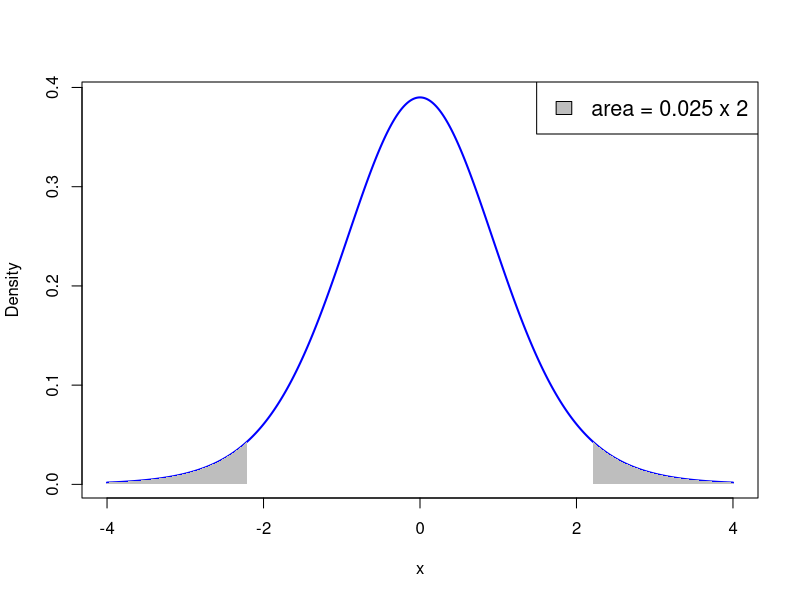
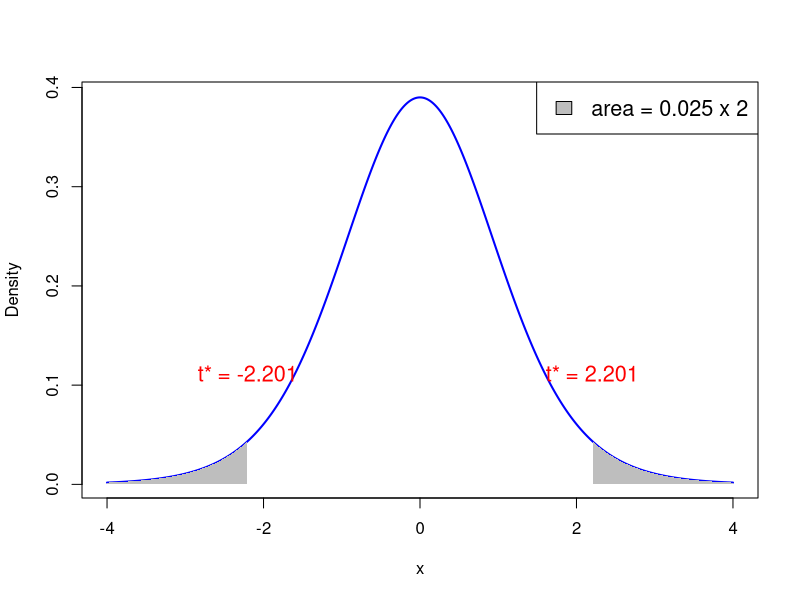
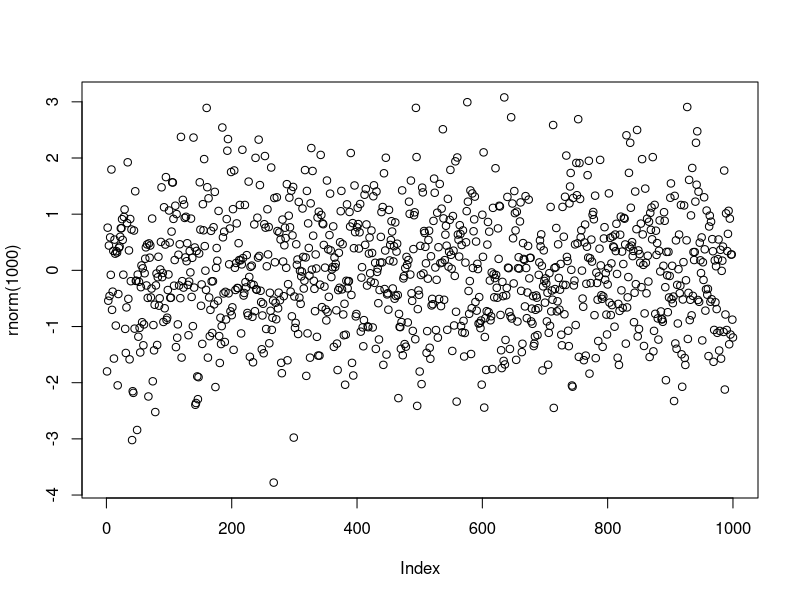
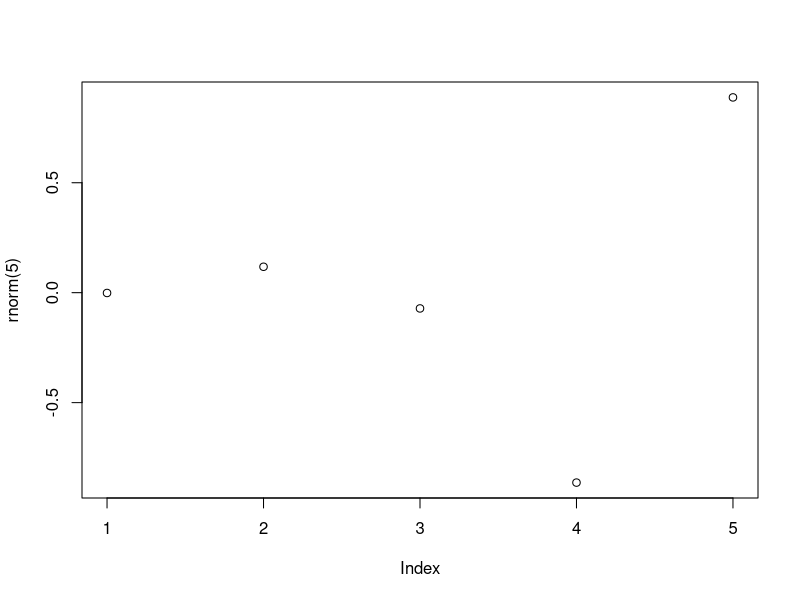
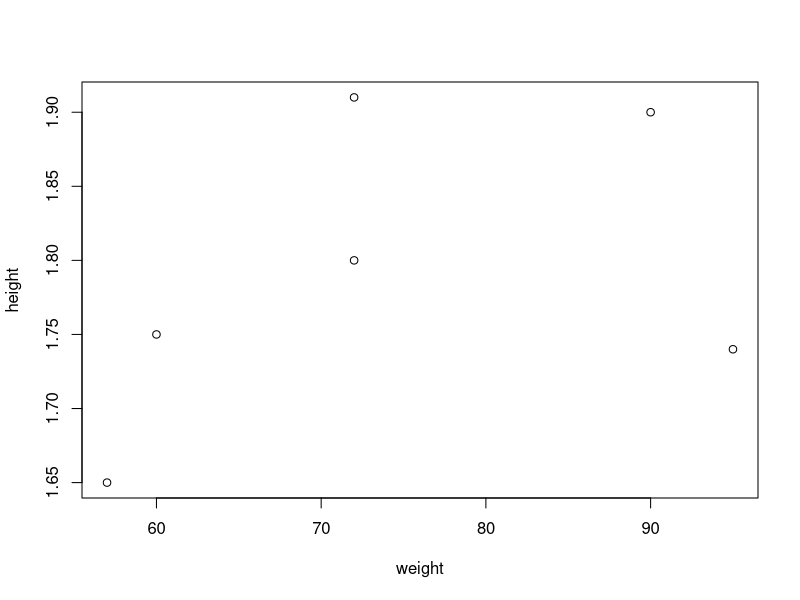
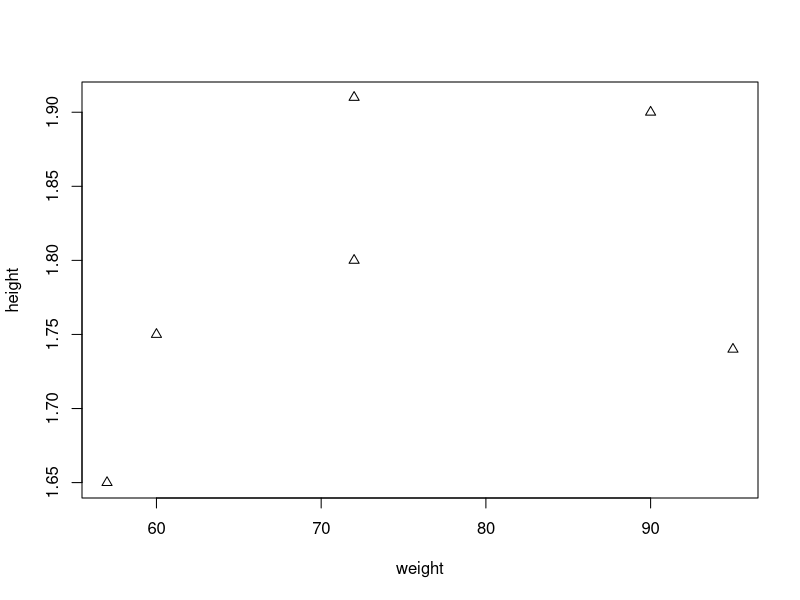
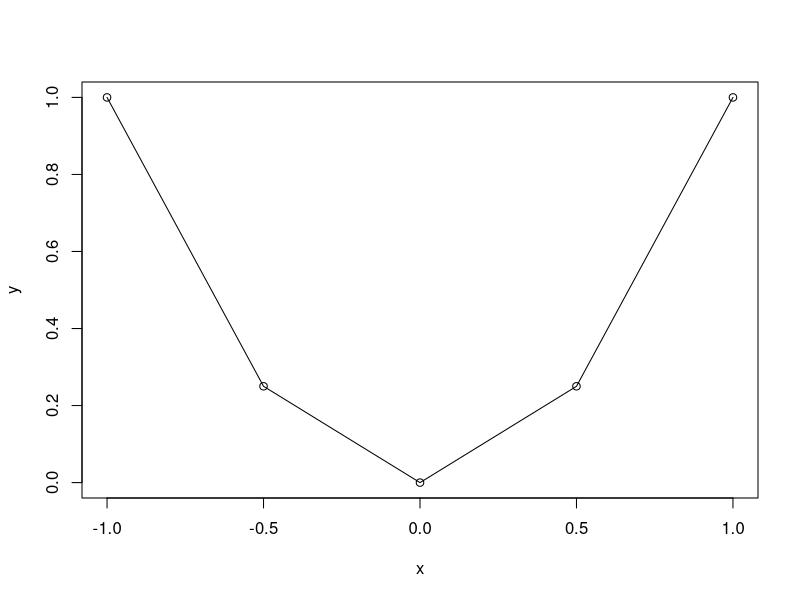
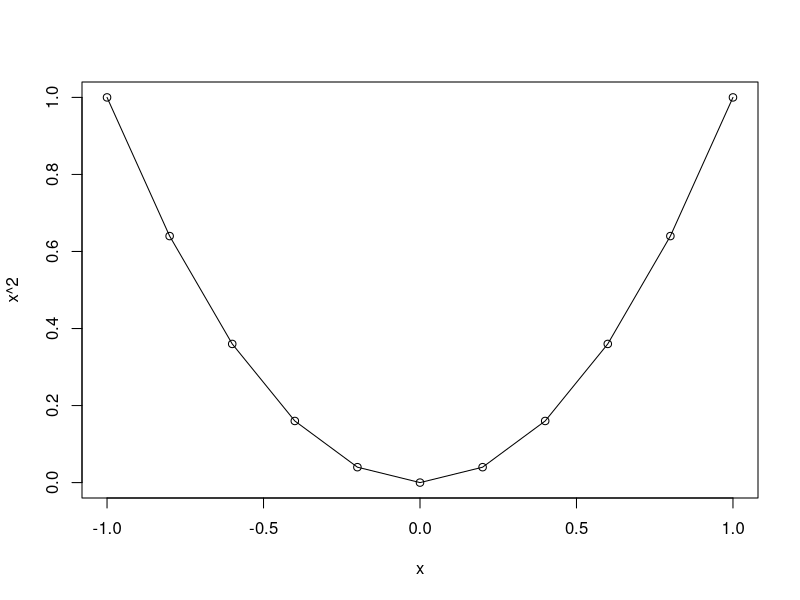

The R source for these figures, in order:
## ---- chunk 1
# Degrees of freedom
df <- 11

# Values for x-axis
x <- seq(-4, 4, length.out = 1000)

# Calculate PDF of t-distribution
pdf <- dt(x, df)

# Plot PDF
plot(x, pdf, type = "l", col = "blue", lwd = 2, xlab = "x", ylab = "Density")

# Shade area where p-value < 0.025
x_fill_left <- x[x <= qt(0.025, df)]
y_fill_left <- pdf[x <= qt(0.025, df)]
polygon(c(x_fill_left, rev(x_fill_left)), c(y_fill_left, rep(0, length(y_fill_left))), col = "gray", border = NA)

# Shade area where p-value > 0.975
x_fill_right <- x[x >= qt(0.975, df)]
y_fill_right <- pdf[x >= qt(0.975, df)]
polygon(c(x_fill_right, rev(x_fill_right)), c(y_fill_right, rep(0, length(y_fill_right))), col = "gray", border = NA)

# Add legend
legend("topright", legend = c("area = 0.025 x 2"), fill = "gray", cex = 1.3)


## ---- chunk 2
# Degrees of freedom
df <- 11

# Values for x-axis
x <- seq(-4, 4, length.out = 1000)

# Calculate PDF of t-distribution
pdf <- dt(x, df)

# Plot PDF
plot(x, pdf, type = "l", col = "blue", lwd = 2, xlab = "x", ylab = "Density")

# Shade area where p-value < 0.025
x_fill_left <- x[x <= qt(0.025, df)]
y_fill_left <- pdf[x <= qt(0.025, df)]
polygon(c(x_fill_left, rev(x_fill_left)), c(y_fill_left, rep(0, length(y_fill_left))), col = "gray", border = NA)

# Shade area where p-value > 0.975
x_fill_right <- x[x >= qt(0.975, df)]
y_fill_right <- pdf[x >= qt(0.975, df)]
polygon(c(x_fill_right, rev(x_fill_right)), c(y_fill_right, rep(0, length(y_fill_right))), col = "gray", border = NA)

# Add annotations for p value = 0.025 on both sides
text(qt(0.025, df), dt(qt(0.025, df), df) + 0.05, paste("t* =", round(qt(0.025, df), 4)), pos = 3, col = "red", cex = 1.3, adj = c(8.5, 4.5))
text(qt(0.975, df), dt(qt(0.975, df), df) + 0.05, paste("t* =", round(qt(0.975, df), 4)), pos = 3, col = "red", cex = 1.3, adj = c(5.5, 4.5))

# Add legend
legend("topright", legend = c("area = 0.025 x 2"), fill = "gray", cex = 1.3)


## ---- chunk 3
#| echo: true
plot(rnorm(1000))
## ---- chunk 4
#| echo: true

2 + 2
2 * 3 - 1 + 2 ^ 7
exp(-10)
log(2)
pi
sin(pi/2)

## ---- chunk 5
#| echo: true

# This is a comment in R
# Comments are ignored by R

1 + 1   # This works out the result of one plus one!
## ---- chunk 6
#| echo: true
rnorm(5)
## ---- chunk 7
#| echo: true
#| output-location: slide
plot(rnorm(5))
## ---- chunk 8
#| echo: true
# Store 2 in the variable x
x <- 2

# Print x to screen
x
## ---- chunk 9
#| echo: true
# Assign 2 to x
x <- 2

# Compute x + x and print to screen
x + x

# x still contains 2
x
## ---- chunk 10
x <- 2
print(x)
## ---- chunk 11
#| echo: true
sentence <- "Stats is great!"
print(sentence)
## ---- chunk 12
#| echo: true
sentence <- "Stats is great!"
cat(sentence)
## ---- chunk 13
#| echo: true

# Store the result of 2 + 2 in variable two.plus.two

two.plus.two <- 2 + 2

# We want to print to screen the following message:
# "The result of 2 + 2 is two.plus.two"

cat("The result of 2 + 2 is", two.plus.two)
## ---- chunk 14
# This codes sums two numbers and prints result on screen
x <- 1
y <- 2

result <- x + y

# Print the result on screen
cat("Code run successfully!")
cat("The sum of", x , "and", y, "is", result)
## ---- chunk 15
rm(list = ls())
## ---- chunk 16
#| echo: true

# Create 3 variables x, y, z
x <- 2
y <- "Dog"
z <- pi

# Workspace contains variables x, y, z
# This can be displayed by using ls()
ls()
## ---- chunk 17
#| echo: true

# Create 3 variables x, y, z
x <- 2
y <- "Dog"
z <- pi

# Remove x from workspace
rm(x)

# Now the workspace contains only y and z
ls( )
## ---- chunk 18
#| echo: true

# Create 3 variables x, y, z
x <- 2
y <- "Dog"
z <- pi

# Remove all variables from workspace
rm(list = ls())

# Let us check that the workspace is empty
ls( )
## ---- chunk 19
#| echo: true

# Constuct a vector and store it in variable "vector"
vector <- c(60, 72, 57, 90, 95, 72)

# Print vector
print(vector)
## ---- chunk 20
#| echo: true

# Constuct two vectors of radius and height of 6 cylinders
radius <- c(6, 7, 5, 9, 9, 7)
height <- c(1.7, 1.8, 1.6, 2, 1, 1.9)

# Compute the volume of each cylinder and store it in "volume"
volume <- pi * radius^2 * height

# Print volume
print(volume)
## ---- chunk 21
#| echo: true

a <- c(1, 2, 3, 4, 5, 6, 7)
b <- c(0, 1)

a + b
## ---- chunk 22
#| echo: true

vector <- c(1, 2, 3, 4, 5, 6)
scalar <- 2

# Multiplication of vector by a scalar
vector * scalar

# Summing a scalar to each component of a vector
vector + scalar
## ---- chunk 23
x <- c(1, 2, 3, 4, 5)

sum <- sum(x)
length <- length(x)

cat("Here is the vector x: (", x, ")")
cat("The components of vector x sum to", sum)
cat("The length of vector x is", length)
## ---- chunk 24
# First store the wage data into a vector
x <- c(36, 40, 46, 54, 57, 58, 59, 60, 62, 63)

# Let us compute the mean by using formula
xbar = sum(x) / length(x)

# Compute the mean by using built in R function
xbar_check = mean(x)

# We now print both results to screen
cat("Sample mean computed with formula is", xbar)
cat("Sample mean computed with R function is", xbar_check)
cat("They coincide!")
## ---- chunk 25
# Again, store the wage data into a vector
x <- c(36, 40, 46, 54, 57, 58, 59, 60, 62, 63)

# Compute the sample variance using formula
xbar = mean(x)
n = length(x)
s2 = sum( (x - xbar)^2 ) / (n - 1) 

# Compute the sample variance using built in R function
s2_check = var(x)

# We now print both results to screen
cat("Sample variance computed with formula is", s2)
cat("Sample variance computed with R function is", s2_check)
cat("They coincide!")
## ---- chunk 26
#| echo: true

# Compute the average distance from the center for rivers
sum(abs(rivers - mean(rivers))) / length(rivers)	
## ---- chunk 27
# Enter CCI data using c()
score_2007 <- c(86, 86, 88, 90, 99, 97, 97, 96, 99, 97, 90, 90)
score_2009 <- c(24, 22, 21, 21, 19, 18, 17, 18, 21, 23, 22, 21)

# Compute vector of differences in CCI
difference <- score_2007 - score_2009

# Perform t-test with null hypothesis mu0 = 0
t.test(difference, mu = 0)
## ---- chunk 28
# Enter CCI data using c()
score_2007 <- c(86, 86, 88, 90, 99, 97, 97, 96, 99, 97, 90, 90)
score_2009 <- c(24, 22, 21, 21, 19, 18, 17, 18, 21, 23, 22, 21)
difference <- score_2007 - score_2009

# Store output of t-test
t_test_result <- t.test(difference, mu = 0)

# Capture output from print
output <- capture.output(print(t_test_result))

# Print only one line of the output
cat(output[2])
## ---- chunk 29
# Enter CCI data using c()
score_2007 <- c(86, 86, 88, 90, 99, 97, 97, 96, 99, 97, 90, 90)
score_2009 <- c(24, 22, 21, 21, 19, 18, 17, 18, 21, 23, 22, 21)
difference <- score_2007 - score_2009

# Store output of t-test
t_test_result <- t.test(difference, mu = 0)

# Capture output from print
output <- capture.output(print(t_test_result))

# Print only one line of the output
cat(output[4])
## ---- chunk 30
# Enter CCI data using c()
score_2007 <- c(86, 86, 88, 90, 99, 97, 97, 96, 99, 97, 90, 90)
score_2009 <- c(24, 22, 21, 21, 19, 18, 17, 18, 21, 23, 22, 21)
difference <- score_2007 - score_2009

# Store output of t-test
t_test_result <- t.test(difference, mu = 0)

# Capture output from print
output <- capture.output(print(t_test_result))

# Print only one line of the output
cat(output[5])
## ---- chunk 31
# Enter CCI data using c()
score_2007 <- c(86, 86, 88, 90, 99, 97, 97, 96, 99, 97, 90, 90)
score_2009 <- c(24, 22, 21, 21, 19, 18, 17, 18, 21, 23, 22, 21)
difference <- score_2007 - score_2009

# Store output of t-test
t_test_result <- t.test(difference, mu = 0)

# Capture output from print
output <- capture.output(print(t_test_result))

# Print only one line of the output
cat(output[6])
## ---- chunk 32
# Enter CCI data using c()
score_2007 <- c(86, 86, 88, 90, 99, 97, 97, 96, 99, 97, 90, 90)
score_2009 <- c(24, 22, 21, 21, 19, 18, 17, 18, 21, 23, 22, 21)
difference <- score_2007 - score_2009

# Store output of t-test
t_test_result <- t.test(difference, mu = 0)

# Capture output from print
output <- capture.output(print(t_test_result))

# Print only one line of the output
cat(output[7])
cat(output[8])
## ---- chunk 33
# Enter CCI data using c()
score_2007 <- c(86, 86, 88, 90, 99, 97, 97, 96, 99, 97, 90, 90)
score_2009 <- c(24, 22, 21, 21, 19, 18, 17, 18, 21, 23, 22, 21)
difference <- score_2007 - score_2009

# Store output of t-test
t_test_result <- t.test(difference, mu = 0)

# Capture output from print
output <- capture.output(print(t_test_result))

# Print only one line of the output
cat(output[7])
cat(output[8])
## ---- chunk 34
# Enter CCI data using c()
score_2007 <- c(86, 86, 88, 90, 99, 97, 97, 96, 99, 97, 90, 90)
score_2009 <- c(24, 22, 21, 21, 19, 18, 17, 18, 21, 23, 22, 21)
difference <- score_2007 - score_2009

# Store output of t-test
t_test_result <- t.test(difference, mu = 0)

# Capture output from print
output <- capture.output(print(t_test_result))

# Print only one line of the output
cat(output[7])
cat(output[8])
## ---- chunk 35
# Enter CCI data using c()
score_2007 <- c(86, 86, 88, 90, 99, 97, 97, 96, 99, 97, 90, 90)
score_2009 <- c(24, 22, 21, 21, 19, 18, 17, 18, 21, 23, 22, 21)
difference <- score_2007 - score_2009

# Store output of t-test
t_test_result <- t.test(difference, mu = 0)

# Capture output from print
output <- capture.output(print(t_test_result))

# Print only one line of the output
cat(output[9])
cat(output[10])
cat(output[11])
## ---- chunk 36
#| echo: true
#| output-location: slide

# Store weight and height data in 2 vectors
weight <- c(60, 72, 57, 90, 95, 72)
height <- c(1.75, 1.80, 1.65, 1.90, 1.74, 1.91)

# Plot weight against height
plot(weight, height)
## ---- chunk 37
#| echo: true
#| output-location: slide

# Store weight and height data in 2 vectors
weight <- c(60, 72, 57, 90, 95, 72)
height <- c(1.75, 1.80, 1.65, 1.90, 1.74, 1.91)

# Plot weight against height using little triangles
plot(weight, height, pch = 2)
## ---- chunk 38
#| echo: true
#| output-location: slide

# Input vector for grid of x coordinates
x <- c(-1, -0.5, 0, 0.5, 1)

# Compute the function y=x^2 on the grid
y <- x^2

# Generate scatter plot of (x,y)
plot(x, y)

# Add linear interpolation
lines(x, y)
## ---- chunk 39
#| echo: true
x <- seq(from = 2, to = 20, by = 2)
print(x)
## ---- chunk 40
x <- seq(from = 1, to = 11, by = 2)
y <- seq(1, 11, 2)

cat("Vector x is: (", x, ")")
cat("Vector y is: (", y, ")")
cat("They are the same!")
## ---- chunk 41
#| echo: true

x <- seq(from = -1, to = 1, by = 0.2)
print(x)
## ---- chunk 42
#| echo: true
#| 
# Use seq() to generate x grid
x <- seq(from = -1, to = 1, by = 0.2)

# Plot the function y=x^2
plot(x, x^2)
lines(x, x^2)
## ---- chunk 43
#| echo: true
#| output-location: slide

x <- rnorm(1000)

plot(x)
## ---- chunk 44
#| echo: true
seq(1, 11, length.out = 6)
## ---- chunk 45
#| echo: true
seq(1, 11, 6)
## ---- chunk 46
my_mean <- function(vector = x) {
  
  mean_of_x <- sum(x) / length(x)
  
  return(mean_of_x)  
}

# Generate a random vector of 1000 entries from N(0,1)
x <- rnorm(1000)

# Compute mean of x with my_mean
xbar <- my_mean(x)

# Compute mean of x with built in function mean
xbar_check <- mean(x)
  
cat("Mean of x computed with my_mean is:", xbar)
cat("Mean of x computed with R mean is:", xbar_check)
cat("They coincide!")
## ---- chunk 47
#| echo: true
x <- c("Red", "Green", "Blue")
print(x)
## ---- chunk 48
#| echo: true
x <- c('Red', 'Green', 'Blue')
print(x)
## ---- chunk 49
x <- c("Red", "Green", "Blue")
print(x)
cat(x)
## ---- chunk 50
y <- c("Red Green", "Blue")
print(y)
cat(y)
## ---- chunk 51
#| echo: true

# Create logical vector
x <- c(T, T, F, T, NA)

# Print the logical vector
print(x)
## ---- chunk 52
# Generate a vector containing sequence 1 to 8
x <- seq(from = 1 , to = 8, by = 1)

# Generate vector of flags for entries strictly above 5
y <- ( x > 5 )

cat("Vector x is: (", x, ")")
cat("Entries above 5 are: (", y, ")")
## ---- chunk 53
#| echo: true
T + T
T + F
## ---- chunk 54
#| echo: true
F + F
F + T + 3
## ---- chunk 55
# Generate vector with 1000 normal entries
x <- rnorm(1000)

# Generate logical vector of entries above 0
y <- (x > 0)

# Count entries above zero
above_zero <- sum(y)

cat("Number of entries which are above the average 0 is", above_zero)
cat("This is pretty close to 500!")
## ---- chunk 56
#| echo: true

2 * NA
NA + NA
T + NA
## ---- chunk 57
#| echo: true

vector <- c("Cat", "Dog", "Mouse")

second_element <- vector[2]           # Access 2nd entry of vector

print(second_element)
## ---- chunk 58
#| echo: true

vector <- c("Cat", "Dog", "Mouse")

# We replace 2nd entry of vector with string "Horse"
vector[2] <- "Horse"

print(vector)
## ---- chunk 59
#| echo: true

vector <- c(11, 22, 33, 44, 55, 66, 77, 88, 99, 100)

# We store 1st, 3rd, 5th entries of vector in slice
slice <- vector[c(1, 3, 5)]   

print(slice)

## ---- chunk 60
#| echo: true

vector <- c(11, 22, 33, 44, 55, 66, 77, 88, 99, 100)

# We store 2nd to 7th entries of vector in slice
slice <- vector[2:7]

print(slice)
## ---- chunk 61
# Create a vector x
x <- c(11, 22, 33, 44, 55, 66, 77, 88, 99, 100)

# Print vector x
cat("Vector x is:", x)

# Delete 2nd, 3rd and 7th entries of x
x <- x[ -c(2, 3, 7) ]

# Print x again
cat("Vector x with 2nd, 3rd and 7th entries removed:", x)
## ---- chunk 62
# Create numeric vector x
x <- c(5, -2.3, 4, 4, 4, 6, 8, 10, 40221, -8)

# Get negative components from x and store them in neg_x
neg_x <- x[ x < 0 ]

cat("Vector x is:", x)
cat("Negative components of x are:", neg_x)
## ---- chunk 63
# Create numeric vector
x <- c(5, -2.3, 4, 4, 4, 6, 8, 10, 40221, -8)

# Get components between 0 and 100
range_x <- x[ (x > 0) & (x < 100) ]

cat("Vector x is:", x)
cat("Components of x between 0 and 100 are:", range_x)
## ---- chunk 64
# Create a logical flag vector
flag <- c(T, F, F, T, F)

# Indices for  flag which
true_flag <- which(flag)

cat("Flag vector is:", flag)
cat("Positions for which Flag is TRUE are:", true_flag)
## ---- chunk 65
# Create numeric vector x
x <- c(5, -2.3, 4, 4, 4, 6, 8, 10, 40221, -8)

# Print x
cat("Vector x is:", x)

# Flag positive components of x
flag_pos_x <- (x > 0)

# Remove positive components from x
 x <- x[ -which(flag_pos_x) ]

# Print x again
cat("Vector x with positive components removed:", x)
## ---- chunk 66
#| echo: true

# Generate a vector of values 1, 2, 3, 4, 5
x <- c(1, 2, 3, 4, 5)

# Print the vector
print(x)
## ---- chunk 67
#| echo: true

# Create 2 vectors
x <- c(1, 2, 3, 4, 5)
y <- c(6, 7, 8)

# Concatenate vectors x and y, and also add element 9
z <- c(x, y, 9)

# Print the resulting vector
print(z)
## ---- chunk 68
#| echo: true

# We specify a vector with 3 named entries
x <- c(first = "Red", second = "Green", third = "Blue")

# Print the named vector
print(x)
## ---- chunk 69
# Create named vector
x <- c(first = "Red", second = "Green", third = "Blue")

# Names of componenents of x are accessed via names(x)
names_x <- names(x)

# Values of componenents of x are accessed via unname(x)
values_x <- unname(x)

cat("Names of x are:", names(x))
cat("Values of x are:", unname(x))
## ---- chunk 70
#| echo: true

c(FALSE, 2)        # Converts FALSE to 0
## ---- chunk 71
#| echo: true

c(pi, "stats")     # Converts pi to string 

## ---- chunk 72
#| echo: true

c(TRUE, "stats")   # Converts TRUE to string
## ---- chunk 73
#| echo: true

# The following generates a vector of integers from 1 to 6
x <- seq(1, 6)

print(x)
## ---- chunk 74
# Generate two vectors of integers from 1 to 6
x <- seq(1, 6)
y <- 1:6

cat("Vector x is:", x)
cat("Vector y is:", y)
cat("They are the same!")
## ---- chunk 75
# Create a vector with 3 components
x <- c(2, 1, 3)

# Repeats 4 times the vector x
y <- rep(x, 4)

cat("Original vector is:", x)
cat("Original vector repeated 4 times:", y)
## ---- chunk 76
x <- c(2, 1, 3)         # Vector to replicate
y <- c(1, 2, 3)         # Vector saying how to replicate 

z <- rep(x, y)          # 1st entry of x is replicated 1 time
                        # 2nd entry of x is replicated 2 times
                        # 3rd entry of x is replicated 3 times

cat("Original vector is:", x)
cat("Original vector repeated is:", z)
## ---- chunk 77
#| echo: true

x <- c("Cat", "Dog")     # Vector to replicate

y <- rep(x, c(3, 4))     # 1st entry of x is replicated 3 times
                         # 2nd entry of x is replicated 4 times

cat("Vector of labels is:", y)
